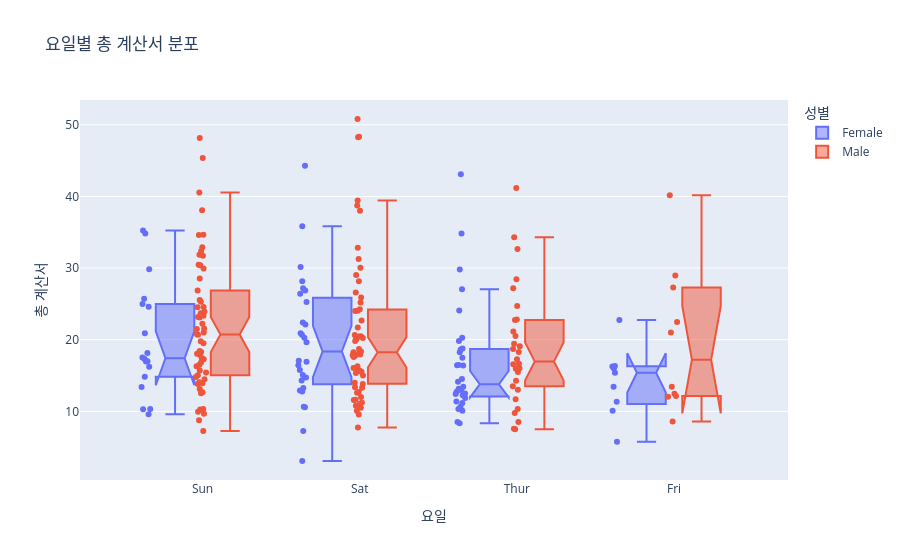

Notebook code cell kept with this figure:
### Code cell
# px.box (또는 px.violin)

fig = px.box(df_tips, x="day", y="total_bill",
             color="sex",
             points="all",
             notched=True,
             title="요일별 총 계산서 분포",
             labels={"day": "요일", "total_bill": "총 계산서", "sex": "성별"})

# points="all"     모든 데이터 포인트를 박스 옆에 표시
# notched=True     박스 중앙에 노치(홈)를 표시, 중앙값 신뢰구간을 시각적으로 표현
fig.show()

### Figure 1 — Plotly figure (JSON) as saved in the notebook; plotly's stock layout.template omitted (floating-point values rounded to 4 significant figures; data arrays with more than 128 entries replaced by an {"elided": "..."} marker saying what was removed)
{"data": [{"alignmentgroup": "True", "boxpoints": "all", "hovertemplate": "성별=Female<br>요일=%{x}<br>총 계산서=%{y}<extra></extra>", "legendgroup": "Female", "marker": {"color": "#636efa"}, "name": "Female", "notched": true, "offsetgroup": "Female", "orientation": "v", "showlegend": true, "type": "box", "x": ["Sun", "Sun", "Sun", "Sun", "Sun", "Sun", "Sat", "Sat", "Sat", "Sat", "Sat", "Sat", "Sun", "Sun", "Sat", "Sat", "Sat", "Sat", "Sat", "Sat", "Sat", "Thur", "Thur", "Fri", "Fri", "Fri", "Fri", "Fri", "Sat", "Sat", "Sat", "Sat", "Sat", "Sun", "Sun", "Thur", "Thur", "Thur", "Thur", "Thur", "Thur", "Thur", "Thur", "Thur", "Thur", "Thur", "Thur", "Thur", "Thur", "Thur", "Thur", "Thur", "Thur", "Thur", "Thur", "Thur", "Thur", "Sun", "Sun", "Sun", "Sun", "Sun", "Sat", "Sat", "Sun", "Sun", "Sun", "Thur", "Thur", "Thur", "Thur", "Thur", "Thur", "Thur", "Sat", "Sat", "Sat", "Sat", "Sat", "Fri", "Fri", "Fri", "Fri", "Sat", "Sat", "Sat", "Thur"], "x0": " ", "xaxis": "x", "y": [16.99, 24.59, 35.26, 14.83, 10.33, 16.97, 20.29, 15.77, 19.65, 15.06, 20.69, 16.93, 10.29, 34.81, 26.41, 16.45, 3.07, 17.07, 26.86, 25.28, 14.73, 10.07, 34.83, 5.75, 16.32, 22.75, 11.35, 15.38, 44.3, 22.42, 20.92, 14.31, 7.25, 25.71, 17.31, 10.65, 12.43, 24.08, 13.42, 12.48, 29.8, 14.52, 11.38, 20.27, 11.17, 12.26, 18.26, 8.51, 10.33, 14.15, 13.16, 17.47, 27.05, 16.43, 8.35, 18.64, 11.87, 29.85, 25.0, 13.39, 16.21, 17.51, 10.59, 10.63, 9.6, 20.9, 18.15, 19.81, 43.11, 13.0, 12.74, 13.0, 16.4, 16.47, 12.76, 13.27, 28.17, 12.9, 30.14, 13.42, 15.98, 16.27, 10.09, 22.12, 35.83, 27.18, 18.78], "y0": " ", "yaxis": "y"}, {"alignmentgroup": "True", "boxpoints": "all", "hovertemplate": "성별=Male<br>요일=%{x}<br>총 계산서=%{y}<extra></extra>", "legendgroup": "Male", "marker": {"color": "#EF553B"}, "name": "Male", "notched": true, "offsetgroup": "Male", "orientation": "v", "showlegend": true, "type": "box", "x": {"elided": "157 str values"}, "x0": " ", "xaxis": "x", "y": {"elided": "157 float values"}, "y0": " ", "yaxis": "y"}], "layout": {"boxmode": "group", "legend": {"title": {"text": "성별"}, "tracegroupgap": 0}, "title": {"text": "요일별 총 계산서 분포"}, "xaxis": {"anchor": "y", "domain": [0, 1], "title": {"text": "요일"}}, "yaxis": {"anchor": "x", "domain": [0, 1], "title": {"text": "총 계산서"}}}}
